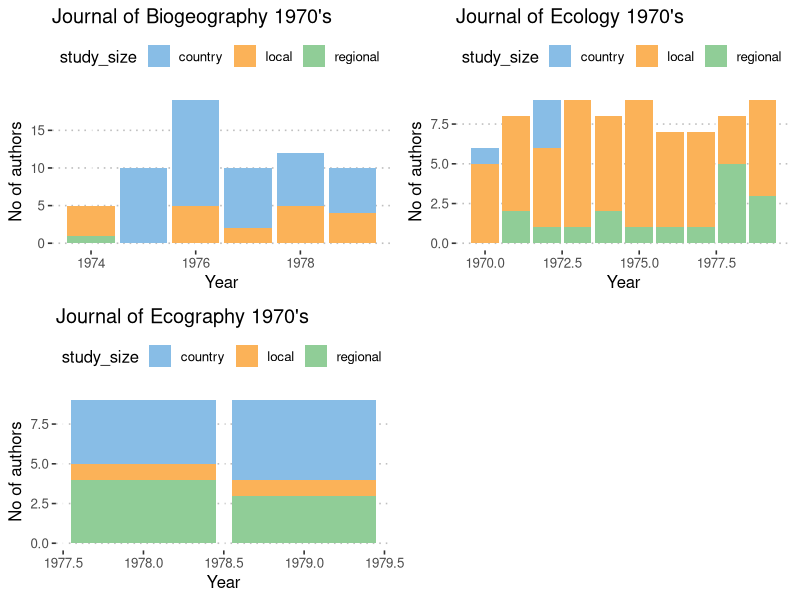
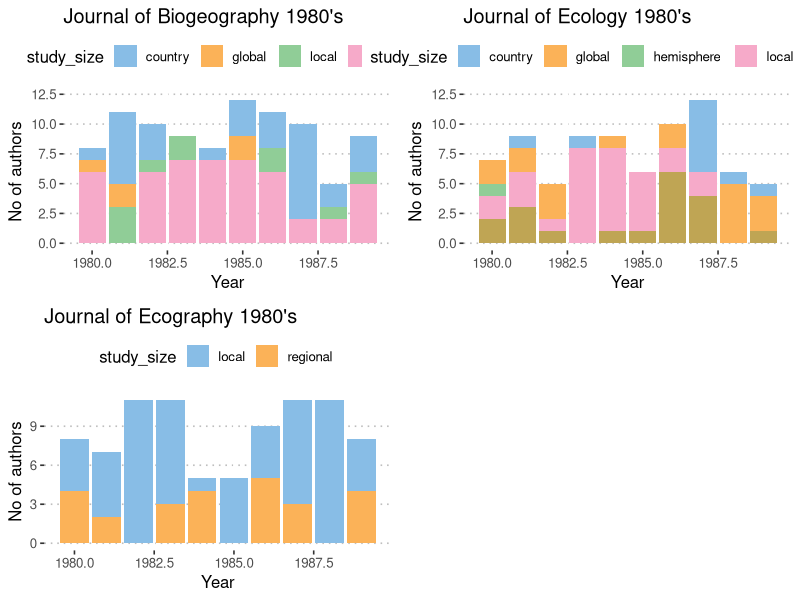
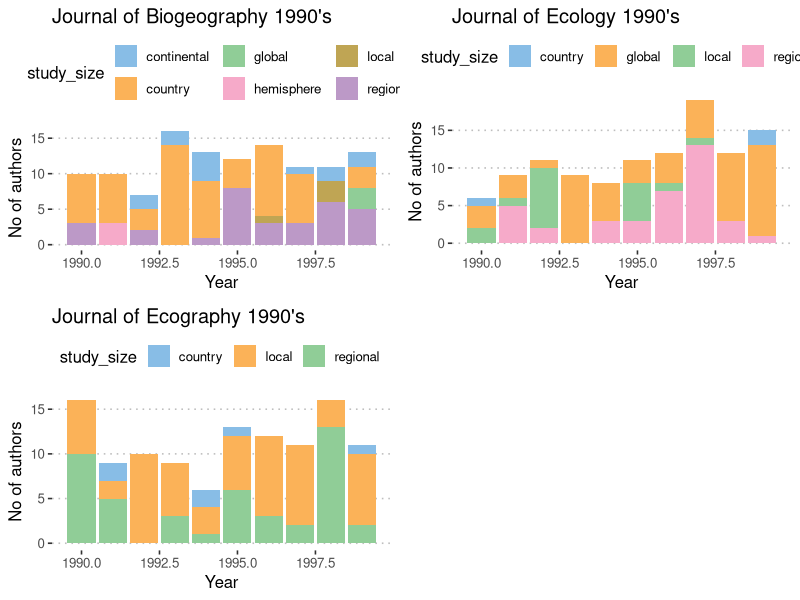
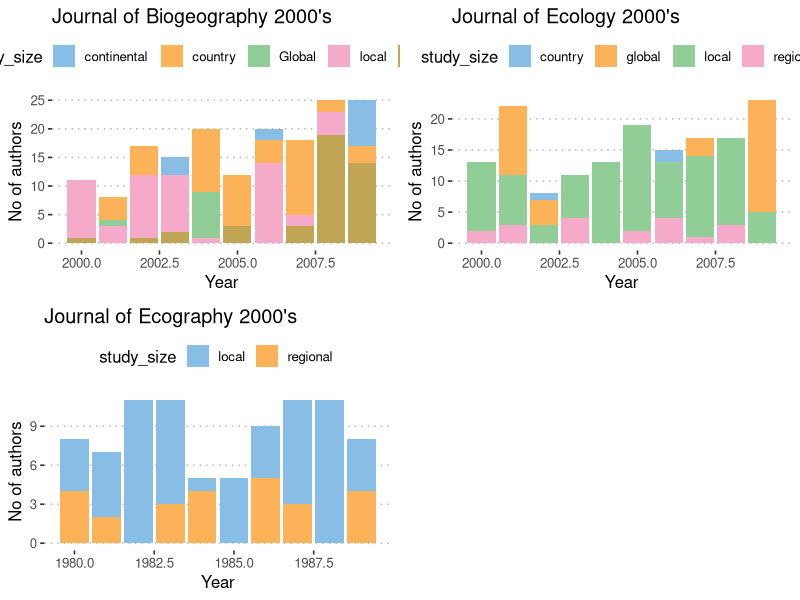
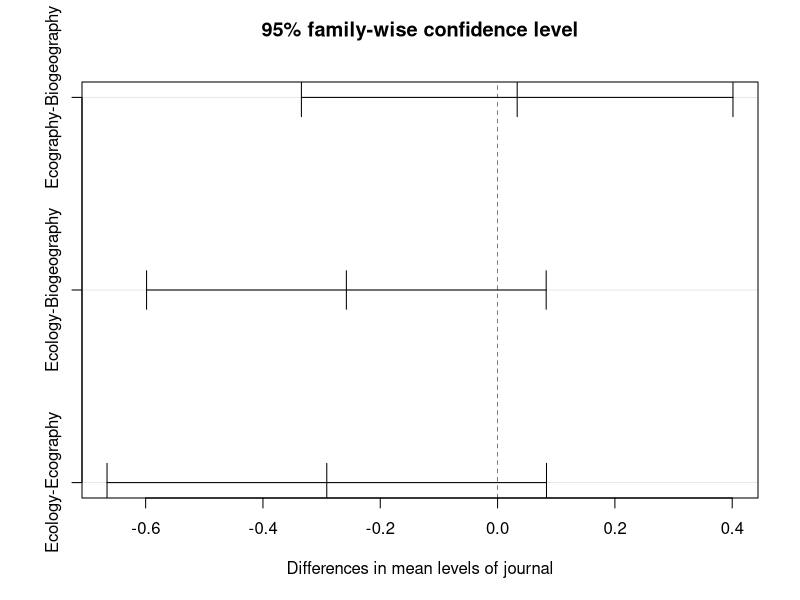
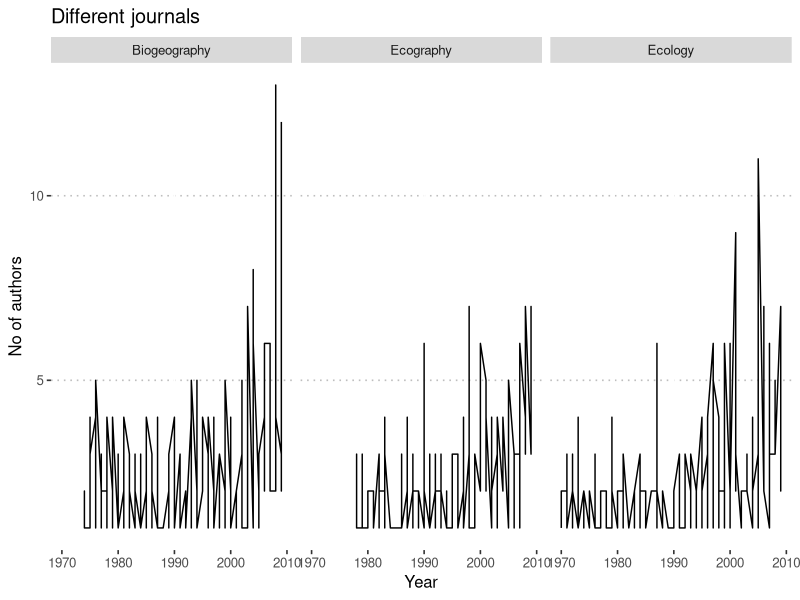

Write R code to recreate these figures, in order.
## ---- chunk 1
library(tidyverse)
library(ggpubr)
library(RColorBrewer)
library(ggthemes)
library(readr)
## ---- chunk 2
# Journal_data <- read_csv("Data/Journal_data.csv")
Ecology_1970s <- read_csv("Data/Ecology_1970s.csv")
Biogeography_1970s<- read_csv("Data/1970_Biogeography.csv")
Ecography_1970s <- read_csv("Data/1970_Ecography.csv")
## ---- chunk 3
plot1 <- ggplot(Biogeography_1970s, aes(x = year, y = No_of_authors)) +
  geom_col(aes(fill = study_size)) +
labs(x = "Year", y = "No of authors", colour = "study area") + 
theme(legend.position = "bottom") +
ggtitle("Journal of Biogeography 1970's") +
  theme_pubclean() + scale_color_few() +
  scale_fill_few()

plot2 <- ggplot(Ecology_1970s, aes(x = year, y = No_of_authors)) +
  geom_col(aes(fill = study_size)) +
labs(x = "Year", y = "No of authors", colour = "study area") + 
theme(legend.position = "bottom") +
ggtitle("Journal of Ecology 1970's") +
theme_pubclean() + scale_color_few() +
  scale_fill_few()

plot3 <- ggplot(Ecography_1970s, aes(x = year, y = No_of_authors)) +
  geom_col(aes(fill = study_size)) +
labs(x = "Year", y = "No of authors", colour = "study area") + 
theme(legend.position = "bottom") +
ggtitle("Journal of Ecography 1970's") +
theme_pubclean() + scale_color_few() +
  scale_fill_few()

combined_1970s <- ggarrange(plot1, plot2, plot3,
          ncol = 2, nrow = 2)
combined_1970s
## ---- chunk 4
JD_1980 <- read_csv("Data/JD_1980.csv")
## ---- chunk 5
JD_biogeography <- JD_1980 %>% 
  filter(journal == "biogeography")

graph1 <- ggplot(JD_biogeography, aes(x = year, y = no_of_authors)) +
  geom_col(aes(fill = study_size)) +
labs(x = "Year", y = "No of authors", colour = "study area") + 
theme(legend.position = "bottom") +
ggtitle("Journal of Biogeography 1980's") +
  theme_pubclean() + scale_color_few() +
  scale_fill_few()

JD_ecology <- JD_1980 %>% 
  filter(journal == "ecology")

graph2 <- ggplot(JD_ecology, aes(x = year, y = no_of_authors)) +
  geom_col(aes(fill = study_size)) +
labs(x = "Year", y = "No of authors", colour = "study area") + 
theme(legend.position = "bottom") +
ggtitle("Journal of Ecology 1980's") +
theme_pubclean() + scale_color_few() +
  scale_fill_few()

JD_ecography <- JD_1980 %>% 
  filter(journal == "ecography")

graph3 <- ggplot(JD_ecography, aes(x = year, y = no_of_authors)) +
  geom_col(aes(fill = study_size)) +
labs(x = "Year", y = "No of authors", colour = "study area") + 
theme(legend.position = "bottom") +
ggtitle("Journal of Ecography 1980's") +
theme_pubclean() + scale_color_few() +
  scale_fill_few()

combined_1980s <- ggarrange(graph1, graph2, graph3,
          ncol = 2, nrow = 2)
combined_1980s
## ---- chunk 6
# normality_test_1980 <- JD_1980 %>% 
#   group_by(year) %>% 
#   summarise(norm_authors = as.numeric(shapiro.test(no_of_authors)[2]))
# 
# # P value appears to be less than 0.05
# # data is not normally distributed
## ---- chunk 7
JD_1990 <- read_csv("Data/JD_1990.csv") # Excluding matthews data
## ---- chunk 8
JD_bio1990 <- JD_1990 %>% 
  filter(journal == "Biogeography")

gr1 <- ggplot(JD_bio1990, aes(x = year, y = no_of_authors)) +
  geom_col(aes(fill = study_size)) +
labs(x = "Year", y = "No of authors", colour = "study area") + 
theme(legend.position = "bottom") +
ggtitle("Journal of Biogeography 1990's") +
  theme_pubclean() + scale_color_few() +
  scale_fill_few()

JD_eco1990 <- JD_1990 %>% 
  filter(journal == "Ecology")

gr2 <- ggplot(JD_eco1990, aes(x = year, y = no_of_authors)) +
  geom_col(aes(fill = study_size)) +
labs(x = "Year", y = "No of authors", colour = "study area") + 
theme(legend.position = "bottom") +
ggtitle("Journal of Ecology 1990's") +
theme_pubclean() + scale_color_few() +
  scale_fill_few()

JD_ecog1990 <- JD_1990 %>% 
  filter(journal == "Ecography")

gr3 <- ggplot(JD_ecog1990, aes(x = year, y = no_of_authors)) +
  geom_col(aes(fill = study_size)) +
labs(x = "Year", y = "No of authors", colour = "study area") + 
theme(legend.position = "bottom") +
ggtitle("Journal of Ecography 1990's") +
theme_pubclean() + scale_color_few() +
  scale_fill_few()

combined_1990s <- ggarrange(gr1, gr2, gr3,
          ncol = 2, nrow = 2)
combined_1990s
## ---- chunk 9
# normality_test_1990 <- JD_1990 %>% 
#   group_by(year) %>% 
#  summarise(norm_authors = as.numeric(shapiro.test(no_of_authors)[2]))

# # P value appears to be less than 0.05
# # data appears to be not normally distributed
## ---- chunk 10
JD_2000 <- read_csv("Data/JD_2000.csv")
## ---- chunk 11
JD_bio <- JD_2000 %>% 
  filter(journal == "Biogeography")

g1 <- ggplot(JD_bio, aes(x = year, y = no_of_authors)) +
  geom_col(aes(fill = study_size)) +
labs(x = "Year", y = "No of authors", colour = "study area") + 
theme(legend.position = "bottom") +
ggtitle("Journal of Biogeography 2000's") +
  theme_pubclean() + scale_color_few() +
  scale_fill_few()

JD_eco <- JD_2000 %>% 
  filter(journal == "Ecology")

g2 <- ggplot(JD_eco, aes(x = year, y = no_of_authors)) +
  geom_col(aes(fill = study_size)) +
labs(x = "Year", y = "No of authors", colour = "study area") + 
theme(legend.position = "bottom") +
ggtitle("Journal of Ecology 2000's") +
theme_pubclean() + scale_color_few() +
  scale_fill_few()

JD_ecog <- JD_2000 %>% 
  filter(journal == "Ecography")

g3 <- ggplot(JD_ecography, aes(x = year, y = no_of_authors)) +
  geom_col(aes(fill = study_size)) +
labs(x = "Year", y = "No of authors", colour = "study area") + 
theme(legend.position = "bottom") +
ggtitle("Journal of Ecography 2000's") +
theme_pubclean() + scale_color_few() +
  scale_fill_few()

combined_2000s <- ggarrange(g1, g2, g3,
          ncol = 2, nrow = 2)
combined_2000s
## ---- chunk 12
#  normality_test_2000 <- JD_2000 %>% 
#    group_by(year) %>% 
#   summarise(norm_authors = as.numeric(shapiro.test(no_of_authors)[2]))
# # 
# # # P value appears to be less than 0.05
# # # data appears to be normally distributed
## ---- chunk 13
Combined_authors <- read_csv("Data/Combined_authors.csv")
## ---- chunk 14
normality_test <- Combined_authors %>% 
  group_by(year) %>% 
  summarise(norm_authors = as.numeric(shapiro.test(no_of_authors)[2]))
## ---- chunk 15
homo <- Combined_authors %>% 
  group_by(year) %>% 
  summarise(auth_var = var(no_of_authors))
homo
## ---- chunk 16
auth.aov <- aov(no_of_authors ~ year, data = Combined_authors)
summary(auth.aov)
  # results show p<0.05...

# if data is not normal... (similar end result though for non-parametric test)
compare_means(no_of_authors ~ year, data = Combined_authors, method = "kruskal.test")
  # results show p<0.05 therefore, 
  # number of authors increase as years go by

# but there are a load of dates, maybe we can condense dates into just 70s, 80s, 90s and 00s?
# then we'll only have four groups to compare instead of all the dates individually?? i think... 

# we can also do an ANOVA for number of authors by journal
# however. not sure if this has any significance to us. but I'll do it anyway
jour.aov <- aov(no_of_authors ~ journal, data = Combined_authors)
summary(jour.aov)
  # results show p = 0.111 so there is no significant difference in number of authors by journal

# same result for non-parametric test
compare_means(no_of_authors ~ journal, data = Combined_authors, method = "kruskal.test")

TukeyHSD(jour.aov)
plot(TukeyHSD(jour.aov))

# maybe i can do a correlation to see if theres a relationship between number of authors and study size (more authors = larger study size?)
# cor.test(Combined_authors$no_of_authors, Combined_authors$study_size, method = "")
# error for this too... SAD. Do you think there will be a difference if we change study size to classes 1-5?

# correlation and regression for year and number of authors
cor.test(Combined_authors$year, Combined_authors$no_of_authors, method = "spearman")
  # 36.8% of variance explained (not very strong relationship but positive)
summary(lm(no_of_authors ~ year, data = Combined_authors))
  # 15.3% of variance explained (also not very strong, positive though)

# random EDA stuff
summary(Combined_authors)

ggplot(data = Combined_authors, aes(x = year, y = no_of_authors)) +
  geom_line(fill = "salmon") +
  facet_wrap(~ journal) +
  labs(x = "Year", y = "No of authors") + 
  ggtitle("Different journals") +
  theme_pubclean() + scale_color_few() +
  scale_fill_few()

# to try:
# condense dates into their decades... 70s, 80s etc
# rename study sizes as class numbers (1-5)... this might make the correlation thing work
# working with mean number of authors per year or decade may also make things easier 
# in the normality test more of the values are less than 0.05. so i dont think the data is normally distributed...
# Tons can still be done with this dataset
